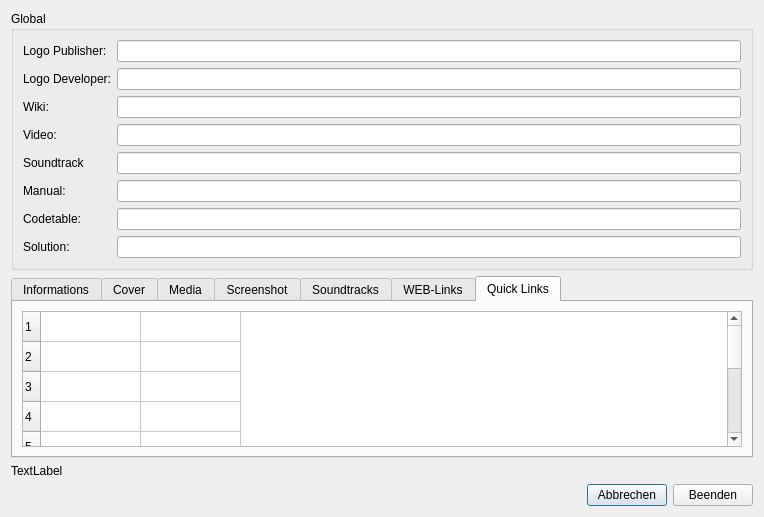
<?xml version="1.0" encoding="UTF-8"?>
<ui version="4.0">
 <class>StuffPackEdit</class>
 <widget class="QDialog" name="StuffPackEdit">
  <property name="geometry">
   <rect>
    <x>0</x>
    <y>0</y>
    <width>764</width>
    <height>483</height>
   </rect>
  </property>
  <property name="windowTitle">
   <string>Dialog</string>
  </property>
  <layout class="QGridLayout" name="gridLayout">
   <item row="3" column="0">
    <layout class="QHBoxLayout" name="horizontalLayout">
     <item>
      <spacer name="horizontalSpacer">
       <property name="orientation">
        <enum>Qt::Horizontal</enum>
       </property>
       <property name="sizeHint" stdset="0">
        <size>
         <width>498</width>
         <height>20</height>
        </size>
       </property>
      </spacer>
     </item>
     <item>
      <widget class="QPushButton" name="cmdCancel">
       <property name="text">
        <string>Abbrechen</string>
       </property>
      </widget>
     </item>
     <item>
      <widget class="QPushButton" name="cmdExit">
       <property name="text">
        <string>Beenden</string>
       </property>
      </widget>
     </item>
    </layout>
   </item>
   <item row="2" column="0">
    <widget class="QLabel" name="lblIniFile">
     <property name="text">
      <string>TextLabel</string>
     </property>
    </widget>
   </item>
   <item row="0" column="0">
    <layout class="QVBoxLayout" name="verticalLayout">
     <item>
      <widget class="QGroupBox" name="grpGlobal">
       <property name="title">
        <string>Global</string>
       </property>
       <layout class="QGridLayout" name="gridLayout_2">
        <item row="0" column="2">
         <widget class="QLineEdit" name="edtLogo"/>
        </item>
        <item row="6" column="2">
         <widget class="QLineEdit" name="edtCodeTable"/>
        </item>
        <item row="0" column="0">
         <widget class="QLabel" name="label">
          <property name="text">
           <string>Logo Publisher:</string>
          </property>
         </widget>
        </item>
        <item row="4" column="2">
         <widget class="QLineEdit" name="edtSoundtrack"/>
        </item>
        <item row="1" column="2">
         <widget class="QLineEdit" name="edtLogoDeveloper"/>
        </item>
        <item row="1" column="0">
         <widget class="QLabel" name="lblLogoDeveloper">
          <property name="text">
           <string>Logo Developer:</string>
          </property>
         </widget>
        </item>
        <item row="2" column="0">
         <widget class="QLabel" name="lblWiki">
          <property name="text">
           <string>Wiki:</string>
          </property>
         </widget>
        </item>
        <item row="2" column="2">
         <widget class="QLineEdit" name="edtWiki"/>
        </item>
        <item row="3" column="0">
         <widget class="QLabel" name="lblVideo">
          <property name="text">
           <string>Video:</string>
          </property>
         </widget>
        </item>
        <item row="6" column="0">
         <widget class="QLabel" name="label_7">
          <property name="text">
           <string>Codetable:</string>
          </property>
         </widget>
        </item>
        <item row="4" column="0">
         <widget class="QLabel" name="lblSoundtrack">
          <property name="text">
           <string>Soundtrack</string>
          </property>
         </widget>
        </item>
        <item row="3" column="2">
         <widget class="QLineEdit" name="edtVideo"/>
        </item>
        <item row="5" column="0">
         <widget class="QLabel" name="label_8">
          <property name="text">
           <string>Manual:</string>
          </property>
         </widget>
        </item>
        <item row="5" column="2">
         <widget class="QLineEdit" name="edtManual"/>
        </item>
        <item row="7" column="0">
         <widget class="QLabel" name="label_9">
          <property name="text">
           <string>Solution:</string>
          </property>
         </widget>
        </item>
        <item row="7" column="2">
         <widget class="QLineEdit" name="edtSolution"/>
        </item>
       </layout>
      </widget>
     </item>
    </layout>
   </item>
   <item row="1" column="0">
    <widget class="QTabWidget" name="tabWidget">
     <property name="sizePolicy">
      <sizepolicy hsizetype="Expanding" vsizetype="Expanding">
       <horstretch>0</horstretch>
       <verstretch>0</verstretch>
      </sizepolicy>
     </property>
     <property name="currentIndex">
      <number>6</number>
     </property>
     <widget class="QWidget" name="tab_2">
      <attribute name="title">
       <string>Informations</string>
      </attribute>
      <layout class="QHBoxLayout" name="horizontalLayout_2">
       <item>
        <layout class="QGridLayout" name="gridLayout_10">
         <item row="0" column="0">
          <widget class="QLabel" name="label_2">
           <property name="text">
            <string>Developer:</string>
           </property>
          </widget>
         </item>
         <item row="0" column="1">
          <widget class="QLineEdit" name="edtDeveloper"/>
         </item>
         <item row="1" column="0">
          <widget class="QLabel" name="label_3">
           <property name="text">
            <string>Publisher:</string>
           </property>
          </widget>
         </item>
         <item row="1" column="1">
          <widget class="QLineEdit" name="edtPublisher"/>
         </item>
         <item row="2" column="0">
          <widget class="QLabel" name="label_4">
           <property name="text">
            <string>Releasedate:</string>
           </property>
          </widget>
         </item>
         <item row="2" column="1">
          <widget class="QLineEdit" name="edtReleasedate"/>
         </item>
         <item row="3" column="0">
          <widget class="QLabel" name="label_5">
           <property name="text">
            <string>Rating:</string>
           </property>
          </widget>
         </item>
         <item row="3" column="1">
          <widget class="QLineEdit" name="edtRating"/>
         </item>
         <item row="4" column="0">
          <widget class="QLabel" name="label_6">
           <property name="text">
            <string>Players:</string>
           </property>
          </widget>
         </item>
         <item row="4" column="1">
          <widget class="QLineEdit" name="edtPlayers"/>
         </item>
        </layout>
       </item>
       <item>
        <widget class="QGroupBox" name="groupBox">
         <property name="title">
          <string>Description</string>
         </property>
         <layout class="QGridLayout" name="gridLayout_9">
          <item row="0" column="0">
           <widget class="QTextEdit" name="edtInfo"/>
          </item>
         </layout>
        </widget>
       </item>
      </layout>
     </widget>
     <widget class="QWidget" name="tabCover">
      <attribute name="title">
       <string>Cover</string>
      </attribute>
      <layout class="QGridLayout" name="gridLayout_4">
       <item row="0" column="0">
        <widget class="QGroupBox" name="grpCover">
         <property name="title">
          <string/>
         </property>
         <layout class="QGridLayout" name="gridLayout_3">
          <item row="1" column="0">
           <widget class="QLineEdit" name="edtAddCoverList"/>
          </item>
          <item row="1" column="2">
           <widget class="QPushButton" name="cmdCoverAdd">
            <property name="text">
             <string notr="true"/>
            </property>
            <property name="icon">
             <iconset resource="../../../tosec.qrc">
              <normaloff>:/icon/farious/blue/images/farious/blue/pipette.ico</normaloff>:/icon/farious/blue/images/farious/blue/pipette.ico</iconset>
            </property>
            <property name="iconSize">
             <size>
              <width>20</width>
              <height>20</height>
             </size>
            </property>
           </widget>
          </item>
          <item row="0" column="2">
           <widget class="QPushButton" name="cmdCoverRemove">
            <property name="text">
             <string notr="true"/>
            </property>
            <property name="icon">
             <iconset resource="../../../tosec.qrc">
              <normaloff>:/icon/farious/blue/images/farious/blue/delete.ico</normaloff>:/icon/farious/blue/images/farious/blue/delete.ico</iconset>
            </property>
            <property name="iconSize">
             <size>
              <width>20</width>
              <height>20</height>
             </size>
            </property>
           </widget>
          </item>
          <item row="0" column="0">
           <widget class="QListWidget" name="lstCovers"/>
          </item>
         </layout>
        </widget>
       </item>
      </layout>
     </widget>
     <widget class="QWidget" name="tabMedia">
      <attribute name="title">
       <string>Media</string>
      </attribute>
      <layout class="QGridLayout" name="gridLayout_6">
       <item row="0" column="0">
        <widget class="QGroupBox" name="grpMedia">
         <property name="title">
          <string/>
         </property>
         <layout class="QGridLayout" name="gridLayout_5">
          <item row="0" column="0">
           <widget class="QListWidget" name="lstMedia"/>
          </item>
          <item row="1" column="0">
           <widget class="QLineEdit" name="edtAddMediaList"/>
          </item>
          <item row="0" column="2">
           <widget class="QPushButton" name="cmdMediaRemove">
            <property name="text">
             <string/>
            </property>
            <property name="icon">
             <iconset resource="../../../tosec.qrc">
              <normaloff>:/icon/farious/blue/images/farious/blue/delete.ico</normaloff>:/icon/farious/blue/images/farious/blue/delete.ico</iconset>
            </property>
            <property name="iconSize">
             <size>
              <width>20</width>
              <height>20</height>
             </size>
            </property>
           </widget>
          </item>
          <item row="1" column="2">
           <widget class="QPushButton" name="cmdMediaAdd">
            <property name="text">
             <string/>
            </property>
            <property name="icon">
             <iconset resource="../../../tosec.qrc">
              <normaloff>:/icon/farious/blue/images/farious/blue/pipette.ico</normaloff>:/icon/farious/blue/images/farious/blue/pipette.ico</iconset>
            </property>
            <property name="iconSize">
             <size>
              <width>20</width>
              <height>20</height>
             </size>
            </property>
           </widget>
          </item>
         </layout>
        </widget>
       </item>
      </layout>
     </widget>
     <widget class="QWidget" name="tab">
      <attribute name="title">
       <string>Screenshot</string>
      </attribute>
      <layout class="QGridLayout" name="gridLayout_8">
       <item row="0" column="0">
        <widget class="QGroupBox" name="grpScreenshot">
         <property name="title">
          <string/>
         </property>
         <layout class="QGridLayout" name="gridLayout_7">
          <item row="1" column="0">
           <widget class="QLineEdit" name="edtAddScreenshotList"/>
          </item>
          <item row="0" column="0">
           <widget class="QListWidget" name="lstScreenshot"/>
          </item>
          <item row="0" column="2">
           <widget class="QPushButton" name="cmdScreenshotRemove">
            <property name="text">
             <string/>
            </property>
            <property name="icon">
             <iconset resource="../../../tosec.qrc">
              <normaloff>:/icon/farious/blue/images/farious/blue/delete.ico</normaloff>:/icon/farious/blue/images/farious/blue/delete.ico</iconset>
            </property>
            <property name="iconSize">
             <size>
              <width>20</width>
              <height>20</height>
             </size>
            </property>
           </widget>
          </item>
          <item row="1" column="2">
           <widget class="QPushButton" name="cmdScreenshotAdd">
            <property name="text">
             <string/>
            </property>
            <property name="icon">
             <iconset resource="../../../tosec.qrc">
              <normaloff>:/icon/farious/blue/images/farious/blue/pipette.ico</normaloff>:/icon/farious/blue/images/farious/blue/pipette.ico</iconset>
            </property>
            <property name="iconSize">
             <size>
              <width>20</width>
              <height>20</height>
             </size>
            </property>
           </widget>
          </item>
         </layout>
        </widget>
       </item>
      </layout>
     </widget>
     <widget class="QWidget" name="tab_3">
      <attribute name="title">
       <string>Soundtracks</string>
      </attribute>
      <layout class="QGridLayout" name="gridLayout_12">
       <item row="0" column="0">
        <widget class="QGroupBox" name="grpSoundtrack">
         <property name="title">
          <string/>
         </property>
         <layout class="QGridLayout" name="gridLayout_11">
          <item row="1" column="0">
           <widget class="QLineEdit" name="edtAddSoundtrackList"/>
          </item>
          <item row="0" column="0">
           <widget class="QListWidget" name="lstSoundtrack"/>
          </item>
          <item row="0" column="2">
           <widget class="QPushButton" name="cmdSoundtrackRemove">
            <property name="text">
             <string/>
            </property>
            <property name="icon">
             <iconset resource="../../../tosec.qrc">
              <normaloff>:/icon/farious/blue/images/farious/blue/delete.ico</normaloff>:/icon/farious/blue/images/farious/blue/delete.ico</iconset>
            </property>
            <property name="iconSize">
             <size>
              <width>20</width>
              <height>20</height>
             </size>
            </property>
           </widget>
          </item>
          <item row="1" column="2">
           <widget class="QPushButton" name="cmdSoundtrackAdd">
            <property name="text">
             <string/>
            </property>
            <property name="icon">
             <iconset resource="../../../tosec.qrc">
              <normaloff>:/icon/farious/blue/images/farious/blue/pipette.ico</normaloff>:/icon/farious/blue/images/farious/blue/pipette.ico</iconset>
            </property>
            <property name="iconSize">
             <size>
              <width>20</width>
              <height>20</height>
             </size>
            </property>
           </widget>
          </item>
         </layout>
        </widget>
       </item>
      </layout>
     </widget>
     <widget class="QWidget" name="tab_4">
      <attribute name="title">
       <string>WEB-Links</string>
      </attribute>
      <layout class="QGridLayout" name="gridLayout_14">
       <item row="0" column="0">
        <widget class="QGroupBox" name="grpLinks">
         <property name="title">
          <string/>
         </property>
         <layout class="QGridLayout" name="gridLayout_13">
          <item row="1" column="0">
           <widget class="QLineEdit" name="edtAddLinksList"/>
          </item>
          <item row="0" column="0">
           <widget class="QListWidget" name="lstLinks"/>
          </item>
          <item row="0" column="2">
           <widget class="QPushButton" name="cmdLinksRemove">
            <property name="text">
             <string/>
            </property>
            <property name="icon">
             <iconset resource="../../../tosec.qrc">
              <normaloff>:/icon/farious/blue/images/farious/blue/delete.ico</normaloff>:/icon/farious/blue/images/farious/blue/delete.ico</iconset>
            </property>
            <property name="iconSize">
             <size>
              <width>20</width>
              <height>20</height>
             </size>
            </property>
           </widget>
          </item>
          <item row="1" column="2">
           <widget class="QPushButton" name="cmdLinksAdd">
            <property name="text">
             <string/>
            </property>
            <property name="icon">
             <iconset resource="../../../tosec.qrc">
              <normaloff>:/icon/farious/blue/images/farious/blue/pipette.ico</normaloff>:/icon/farious/blue/images/farious/blue/pipette.ico</iconset>
            </property>
            <property name="iconSize">
             <size>
              <width>20</width>
              <height>20</height>
             </size>
            </property>
           </widget>
          </item>
         </layout>
        </widget>
       </item>
      </layout>
     </widget>
     <widget class="QWidget" name="tab_5">
      <attribute name="title">
       <string>Quick Links</string>
      </attribute>
      <layout class="QGridLayout" name="gridLayout_15">
       <item row="0" column="0">
        <widget class="QTableWidget" name="twQuickLinks">
         <property name="acceptDrops">
          <bool>true</bool>
         </property>
         <property name="rowCount">
          <number>10</number>
         </property>
         <property name="columnCount">
          <number>2</number>
         </property>
         <attribute name="horizontalHeaderVisible">
          <bool>false</bool>
         </attribute>
         <attribute name="horizontalHeaderCascadingSectionResizes">
          <bool>false</bool>
         </attribute>
         <row/>
         <row/>
         <row/>
         <row/>
         <row/>
         <row/>
         <row/>
         <row/>
         <row/>
         <row/>
         <column/>
         <column/>
        </widget>
       </item>
      </layout>
     </widget>
    </widget>
   </item>
  </layout>
 </widget>
 <resources>
  <include location="../../../tosec.qrc"/>
 </resources>
 <connections/>
</ui>
